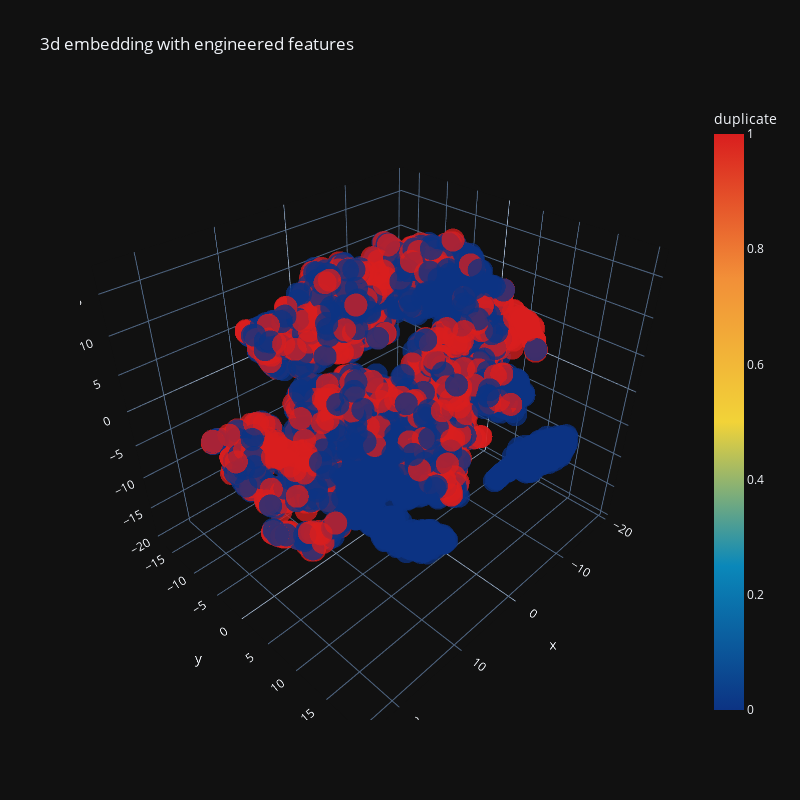

Source (notebook cell):
### Code cell
trace1 = go.Scatter3d(
    x=tsne3d[:,0],
    y=tsne3d[:,1],
    z=tsne3d[:,2],
    mode='markers',
    marker=dict(
        sizemode='diameter',
        color = y,
        colorscale = 'Portland',
        colorbar = dict(title = 'duplicate'),
        line=dict(color='rgb(255, 255, 255)'),
        opacity=0.75
    )
)

data=[trace1]
layout=dict(height=800, width=800, title='3d embedding with engineered features', template = 'plotly_dark')
fig=dict(data=data, layout=layout)
py.iplot(fig, filename='3DBubble')

### Figure 1 — Plotly figure (JSON) as saved in the notebook; plotly's stock layout.template omitted (floating-point values rounded to 4 significant figures; data arrays with more than 128 entries replaced by an {"elided": "..."} marker saying what was removed)
{"data": [{"marker": {"color": {"elided": "5000 int values"}, "colorbar": {"title": {"text": "duplicate"}}, "colorscale": [[0, "rgb(12,51,131)"], [0.25, "rgb(10,136,186)"], [0.5, "rgb(242,211,56)"], [0.75, "rgb(242,143,56)"], [1, "rgb(217,30,30)"]], "line": {"color": "rgb(255, 255, 255)"}, "opacity": 0.75, "sizemode": "diameter"}, "mode": "markers", "type": "scatter3d", "x": {"elided": "5000 float values"}, "y": {"elided": "5000 float values"}, "z": {"elided": "5000 float values"}}], "layout": {"height": 800, "title": {"text": "3d embedding with engineered features"}, "width": 800}}
